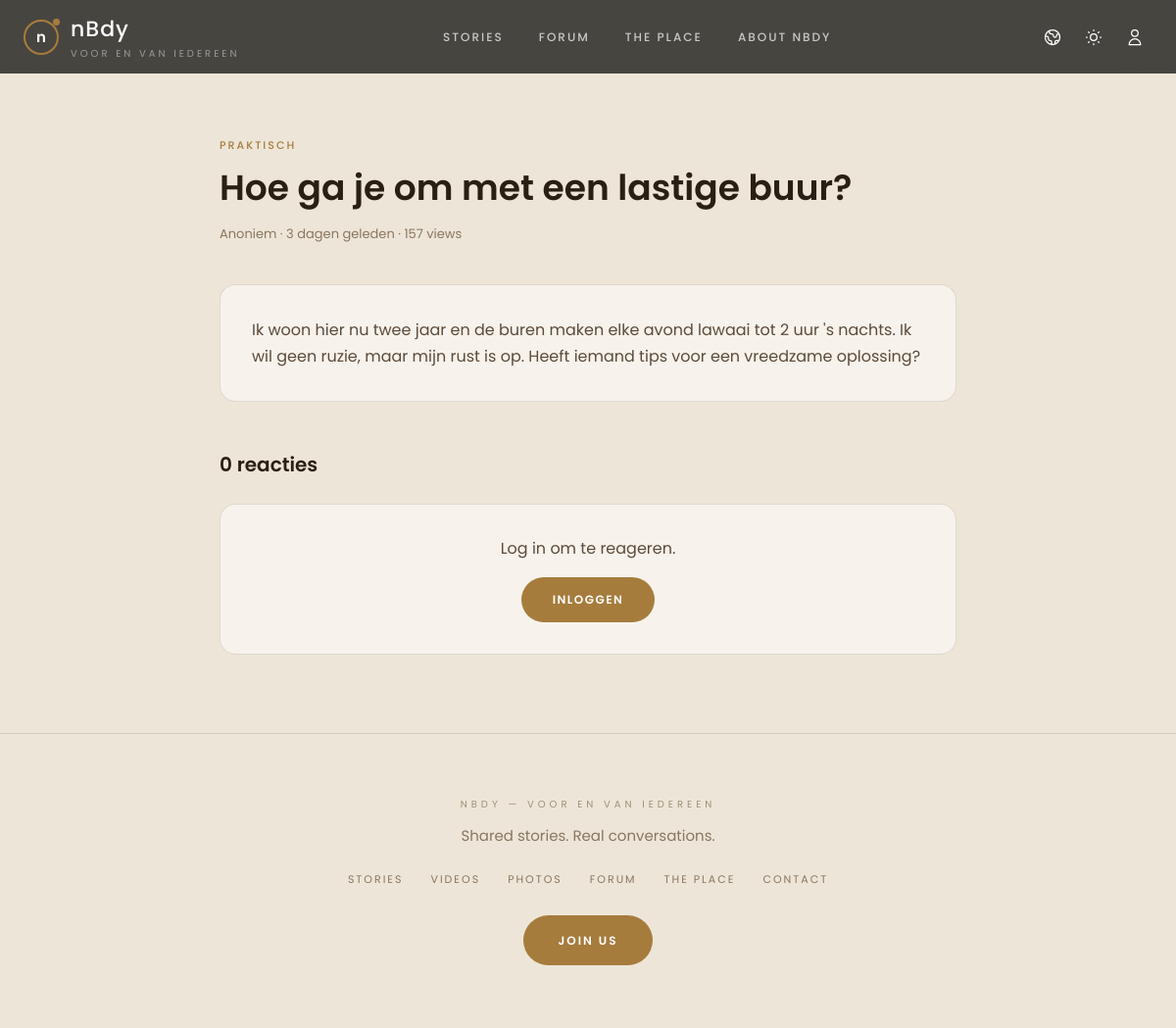
/pages/forum-topic.php?slug=lastige-buur, run on the app's committed database.
### tables this page shows
CREATE TABLE IF NOT EXISTS forum_topics (
    id              INT AUTO_INCREMENT PRIMARY KEY,
    slug            VARCHAR(200) NOT NULL UNIQUE,
    title           VARCHAR(255) NOT NULL,
    content         TEXT NOT NULL,
    category_id     INT DEFAULT NULL,
    author_id       INT DEFAULT NULL,
    status          ENUM('open','closed','pinned') DEFAULT 'open',
    reply_count     INT DEFAULT 0,
    view_count      INT DEFAULT 0,
    last_reply_at   DATETIME DEFAULT NULL,
    created_at      DATETIME DEFAULT CURRENT_TIMESTAMP,
    updated_at      DATETIME DEFAULT CURRENT_TIMESTAMP ON UPDATE CURRENT_TIMESTAMP,
    FOREIGN KEY (category_id) REFERENCES categories(id) ON DELETE SET NULL,
    FOREIGN KEY (author_id) REFERENCES users(id) ON DELETE SET NULL,
    INDEX idx_status_created (status, created_at),
    INDEX idx_last_reply (last_reply_at)
);

CREATE TABLE IF NOT EXISTS categories (
    id          INT AUTO_INCREMENT PRIMARY KEY,
    slug        VARCHAR(50) NOT NULL UNIQUE,
    name_nl     VARCHAR(100) NOT NULL,
    name_en     VARCHAR(100) NOT NULL,
    name_de     VARCHAR(100) NOT NULL,
    color       VARCHAR(7) DEFAULT '#A67C3D',
    sort_order  INT DEFAULT 0,
    created_at  DATETIME DEFAULT CURRENT_TIMESTAMP
);

### includes/db.php (called while the page is built, shortened)
<?php
class Database {
    private static ?PDO $instance = null;
    public static function getInstance(): PDO {
        if (self::$instance === null) {
            try {
                $dsn = "mysql:host=" . self::DB_HOST . ";port=" . self::DB_PORT . ";dbname=" . self::DB_NAME . ";charset=" . self::DB_CHARSET;
                self::$instance = new PDO($dsn, self::DB_USER, self::DB_PASS, [
                    PDO::ATTR_ERRMODE            => PDO::ERRMODE_EXCEPTION,
                    PDO::ATTR_DEFAULT_FETCH_MODE => PDO::FETCH_ASSOC,
                    PDO::ATTR_EMULATE_PREPARES   => false,
                ]);
            } catch (PDOException $e) {
                error_log("Database connection failed: " . $e->getMessage());
                die("<div style='padding:40px;font-family:sans-serif;max-width:600px;margin:0 auto;'>
                    <h2 style='color:#A67C3D;'>Databaseverbinding mislukt</h2>
                    <p><strong>Foutmelding:</strong> " . htmlspecialchars($e->getMessage()) . "</p>
                    <hr style='border:none;border-top:1px solid #ddd;margin:20px 0;'>
                    <p><strong>Controleer het volgende:</strong></p>
                    <ol>
                        <li>Is XAMPP gestart? (Apache + MySQL)</li>
                        <li>Bestaat de database <code>nbdy</code>? Maak deze aan in phpMyAdmin</li>
                        <li>Heb je een MySQL wachtwoord ingesteld? Pas dan <code>DB_PASS</code> aan in <code>includes/db.php</code></li>
                        <li>Draait MySQL op poort 3306? Zo niet, pas <code>DB_PORT</code> aan</li>
                    </ol>
                    <p style='margin-top:20px;color:#666;'>Als je hulp nodig hebt, open <code>includes/db.php</code> en pas de instellingen aan.</p>
                </div>");
            }
        }
        return self::$instance;
    }
}
function db(): PDO {
    return Database::getInstance();
}

### includes/functions.php (called while the page is built, shortened)
<?php
require_once __DIR__ . '/db.php';
function getCurrentLang(): string {
    $accept = $_SERVER['HTTP_ACCEPT_LANGUAGE'] ?? '';
    return DEFAULT_LANG;
}
function t(string $key, array $params = []): string {
    $lang = getCurrentLang();
    static $translations = [];
    if (!isset($translations[$lang])) {
        $file = __DIR__ . "/lang/{$lang}.php";
        $translations[$lang] = file_exists($file) ? require $file : [];
    }
    $text = $translations[$lang][$key] ?? $key;
    return $text;
}
function getCurrentUser(): ?array {
    return null;
}
function isLoggedIn(): bool {
    return getCurrentUser() !== null;
}
function sanitizeInput(string $input): string {
    return htmlspecialchars(trim($input), ENT_QUOTES, 'UTF-8');
}
function timeAgo(string $datetime): string {
    $time = strtotime($datetime);
    $now = time();
    $diff = $now - $time;
    $lang = getCurrentLang();
    if ($diff < 604800) {
        $d = floor($diff / 86400);
        return match($lang) {
            'nl' => $d === 1 ? '1 dag geleden' : "{$d} dagen geleden",
            'de' => $d === 1 ? 'vor 1 Tag' : "vor {$d} Tagen",
            default => $d === 1 ? '1 day ago' : "{$d} days ago",
        };
    }
    return formatDate($datetime);
}
function getForumTopicBySlug(string $slug): ?array {
    $stmt = db()->prepare("SELECT t.*, c.name_nl, c.name_en, c.name_de, c.color, u.display_name as author_name, u.avatar_init FROM forum_topics t LEFT JOIN categories c ON t.category_id = c.id LEFT JOIN users u ON t.author_id = u.id WHERE t.slug = ?");
    $stmt->execute([$slug]);
    return $stmt->fetch() ?: null;
}
function getForumReplies(int $topicId): array {
    $stmt = db()->prepare("SELECT r.*, u.display_name as author_name, u.avatar_init FROM forum_replies r LEFT JOIN users u ON r.author_id = u.id WHERE r.topic_id = ? ORDER BY r.created_at ASC");
    $stmt->execute([$topicId]);
    return $stmt->fetchAll();
}

### pages/forum-topic.php (the view, shortened to what this page needs)
<?php
require_once __DIR__ . '/../includes/header.php';
$slug = $_GET['slug'] ?? '';
$topic = getForumTopicBySlug($slug);
$lang = getCurrentLang();
$catName = $topic['name_' . $lang] ?? $topic['name_nl'] ?? 'Algemeen';
$replies = getForumReplies($topic['id']);
?>
<div class="forum-page">
  <div class="topic-header">
    <div class="topic-tag"><?= sanitizeInput($catName) ?></div>
    <h1><?= sanitizeInput($topic['title']) ?></h1>
    <div class="topic-meta">
      <?= sanitizeInput($topic['author_name'] ?? 'Anoniem') ?> · <?= timeAgo($topic['created_at']) ?> · <?= $topic['view_count'] + 1 ?> views
    </div>
  </div>
  <div class="topic-content">
    <?= nl2br(sanitizeInput($topic['content'])) ?>
  </div>
  <div class="replies-title"><?= count($replies) ?> <?= count($replies) === 1 ? t('forum_reply') : t('forum_replies') ?></div>
  <?php if (isLoggedIn()): ?>
  <div class="reply-form">
    <form method="POST" action="<?= SITE_URL ?>/api/post-reply.php">
      <?= csrfInput() ?>
      <input type="hidden" name="topic_id" value="<?= $topic['id'] ?>">
      <textarea name="content" placeholder="Jouw reactie..." required></textarea>
      <button type="submit"><?= t('reply') ?></button>
    </form>
  </div>
  <?php else: ?>
  <div style="text-align:center;padding:32px;background:var(--surface);border-radius:16px;border:1px solid var(--border);margin-top:24px;">
    <p style="margin-bottom:16px;">Log in om te reageren.</p>
    <button class="btn btn-gold" onclick="openLoginModal()"><?= t('nav_login') ?></button>
  </div>
  <?php endif; ?>
</div>
<?php require_once __DIR__ . '/../includes/footer.php'; ?>

### assets/css/style.css (style rules this page uses)
:root { --bg: #EDE6D8; --bg-dark: #1A1612; --surface: #F7F3EC; --surface-hover: #F0E9DE; --border: rgba(42,31,21,0.12); --border-light: rgba(42,31,21,0.18); --text-primary: #2A1F15; --text-secondary: #5C4A3A; --text-muted: #5C4A3A; --text-dim: #6B5A48; --text-faint: #8A7560; --text-ghost: #A09078; --gold: #A67C3D; --gold-bright: #C49450; --gold-glow: rgba(166,124,61,0.20); --gold-glow-strong: rgba(166,124,61,0.35); --input-bg: #E8E0D2; --font-sans: 'Poppins',-apple-system,BlinkMacSystemFont,sans-serif; --font-mono: 'JetBrains Mono',monospace; }
* { margin:0;padding:0;box-sizing:border-box }
html { scroll-behavior:smooth }
body { font-family:var(--font-sans);font-weight:400;background:var(--bg);color:var(--text-secondary);line-height:1.6;-webkit-font-smoothing:antialiased;transition:background .5s,color .5s }
.btn { padding:14px 32px;font-size:12px;font-weight:600;letter-spacing:1.5px;text-transform:uppercase;text-decoration:none;border:none;cursor:pointer;font-family:var(--font-sans);transition:all .25s;border-radius:999px;display:inline-flex;align-items:center;gap:8px }
.btn-gold { background:var(--gold);color:#fff }

### pages/forum-topic.php (style rules this page uses)
.forum-page { max-width: 800px; margin: 0 auto; padding: 140px 24px 80px; }
.forum-page .topic-header { margin-bottom: 40px; }
.forum-page .topic-tag { font-size: 11px; color: var(--gold); letter-spacing: 2px; text-transform: uppercase; margin-bottom: 12px; font-weight: 500; }
.forum-page h1 { font-family: var(--font-sans); font-size: 36px; font-weight: 600; color: var(--text-primary); line-height: 1.2; margin-bottom: 16px; }
.forum-page .topic-meta { font-size: 13px; color: var(--text-faint); }
.forum-page .topic-content { font-size: 16px; line-height: 1.7; color: var(--text-secondary); margin-bottom: 48px; padding: 32px; background: var(--surface); border-radius: 16px; border: 1px solid var(--border); }
.forum-page .replies-title { font-size: 20px; font-weight: 600; color: var(--text-primary); margin-bottom: 24px; }

### data on the page
forum_topics: category.name_nl "PRAKTISCH", title "Hoe ga je om met een lastige buur?", created_at "3 dagen geleden", $topic['view_count'] + 1 "157", content "Ik woon hier nu twee jaar en de buren maken elke avond lawaai tot 2 uur 's nachts. Ik wil geen ruzie, maar mijn rust is op. Heeft iemand tips voor een vreedzame oplossing?"

### other printed values
sanitizeInput($topic['author_name'] ?? 'Anoniem') "Anoniem"
count($replies) "0"
t('forum_replies') "reacties"
t('nav_login') "INLOGGEN"
